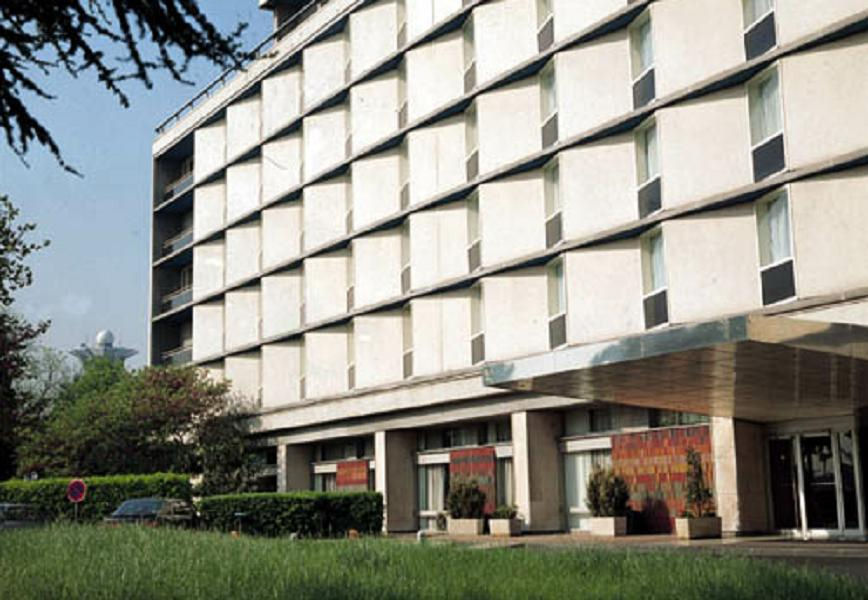
#> input picture Assignment_3_CV/Lines.jpg, 868 x 600 px
$ python basic_open_cv.py
#> lines starting #> are read from the running program, lines starting #| are printed output that depends on the picture; after the words box and inside, x2 and y2 are one past the last pixel; in counts of white or black regions, pixels touching at a corner belong together
"""
Purpose: be familiar with opencv functions
Author: Mohamed Hosny Ahmed
Data: 8 / 4 / 2016
"""

import sys
import cv2
import numpy as np

img = cv2.imread('Lines.jpg')
#> img is the input picture: shape (600, 868, 3); mean B, G, R 133.8, 143.6, 143

# accessing image pixels
# print (img[100, 100, 2])    # BGR : red pixel
# print (img.item(100, 100, 2))   # using indexing nidef shywa :D
# print (img[:, :, 1])   # get all green pixels

# get info about image
rows, cols, channel = img.shape
#> rows = 600; cols = 868; channel = 3
print ('rows: ', rows)
#| rows:  600
print ('cols: ', cols)
#| cols:  868
print (img.size)
#| 1562400
print (img.dtype)
#| uint8

# select region from image
roi = img[100:300, 250:400]
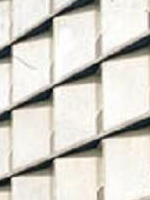
#> roi: shape (200, 150, 3); mean B, G, R 202.4, 210.1, 212.9
img[200:400, 250:400] = roi
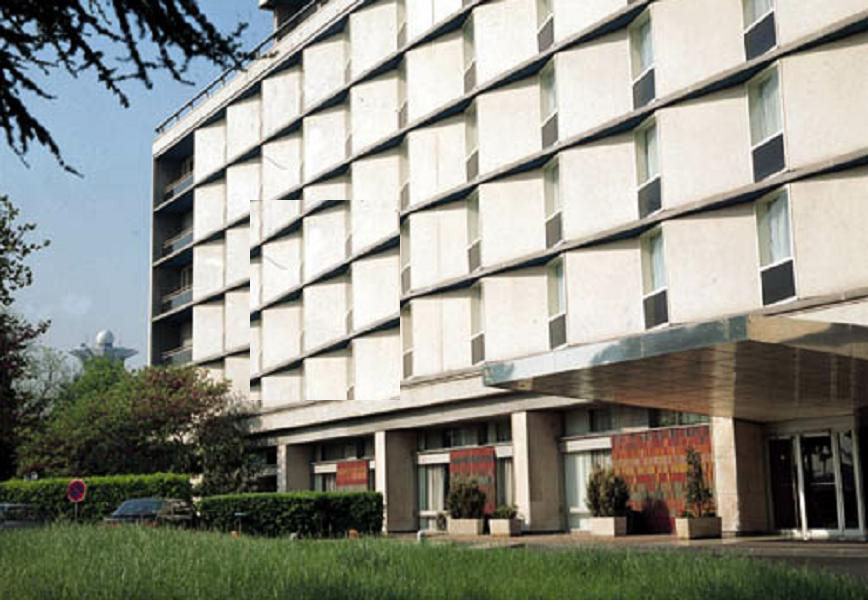
#> img: shape (600, 868, 3); 5.75% of pixels changed, all inside (x1, y1, x2, y2) = (250, 200, 400, 400)

# splitting channels R, G, B, Then merging
b,g,r = cv2.split(img)
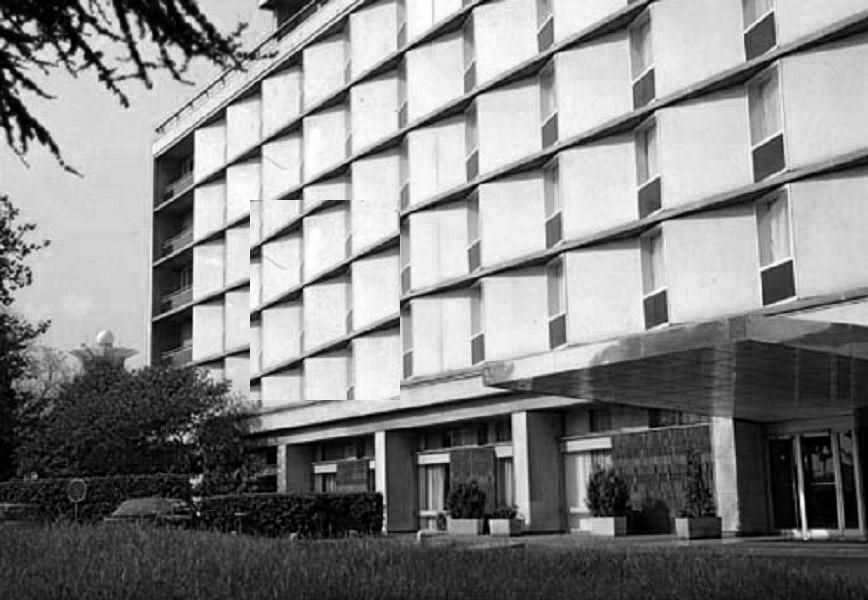
#> b: shape (600, 868); min 0, max 255, mean 133.9
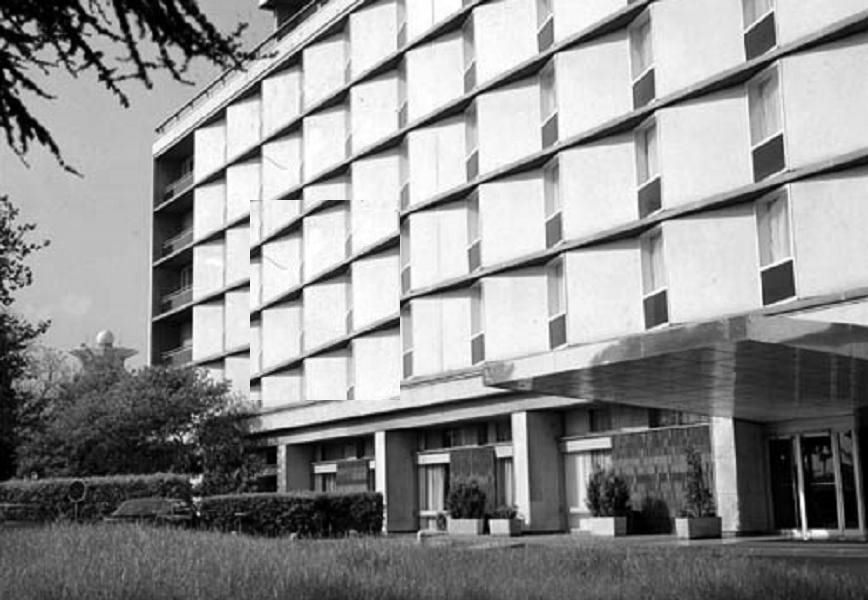
#> g: shape (600, 868); min 0, max 255, mean 143.5
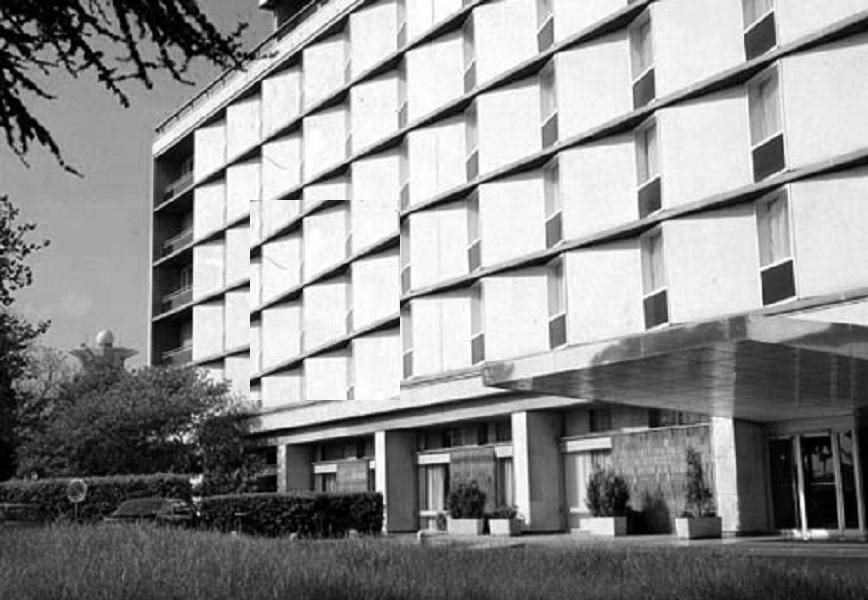
#> r: shape (600, 868); min 0, max 255, mean 142.8
red = img[:, :, 2]
green = img[:, :, 1]
blue = img[:, :, 0]
img = cv2.merge((blue, green, red))


# [11 lines of commented-out code are left out]
x = np.uint8([34])
y = np.uint8([50])

print ( cv2.add(x, y) )

# show image
cv2.imshow('img',img)
cv2.waitKey(0)
cv2.destroyAllWindows()
